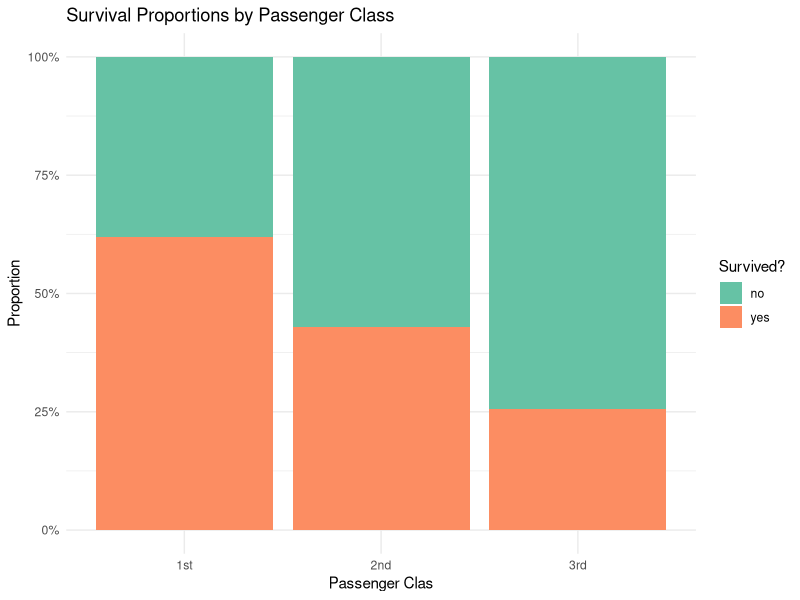
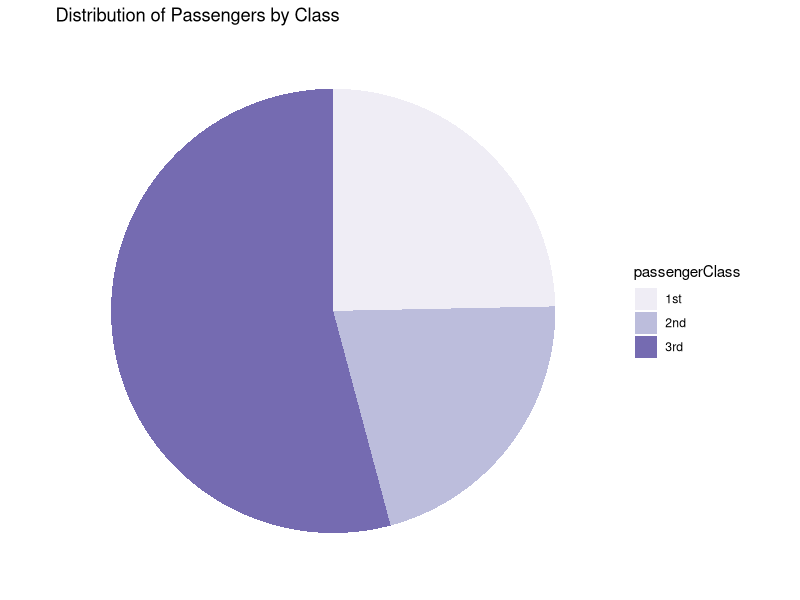

The R script that drew these images, in order:
## ---- chunk 1
# Part 1.
# 1. Install the Package 'car.'

install.packages('car')
## ---- chunk 2
library(tidyverse)
library(scales)
library(RColorBrewer)
library(car)
## ---- chunk 3
# 2-5
# Load the data ‘TitanicSurvival’. Convert to a tibble.
# Remove rows with NA in passengerClass or survived.
# Summarise the data by counting the numbers of people in passengerClass for each survived.

data("TitanicSurvival")

d <- TitanicSurvival |> 
  as_tibble() |>
  filter(!is.na(passengerClass), !is.na(survived))

df_q1_sum <- d |>
  count(passengerClass, survived)

df_q1_sum

## ---- chunk 4
# 6-9
# Create a stacked bar chart. Fill the bars with the palette ‘Set2’. Apply theme minimal.
# Convert the bars to proportions.
# Format the y‐axis as percent.
# Label axes and add a descriptive title.

ggplot(data = df_q1_sum, aes(x = passengerClass, y = n, fill = survived)) +
  geom_col(position = "fill") +
  scale_fill_brewer(palette = "Set2", name = "Survived?") +
  scale_y_continuous(labels = scales::percent) +
  labs(
    x = "Passenger Clas",
    y = "Proportion",
    title = "Survival Proportions by Passenger Class"
  ) +
  theme_minimal()

## ---- chunk 5
# Part 2.
# 1. Summarise the total counts for each passengerClass only.

df_q2_sum <- TitanicSurvival |> 
  as_tibble() |>
  filter(!is.na(passengerClass)) |>
  count(passengerClass)

df_q2_sum
## ---- chunk 6
# 2-4
# Make a pie chart that shows the proportions of passengerClass. Apply 'Purples' palette. Remove axis labels. Reverse the      ordering of the pie chart.
# Apply a minimal theme. Remove axis text, axis ticks, and the panel grid lines.

ggplot(df_q2_sum, aes(x = "", y = n, fill = passengerClass)) +
  geom_bar(stat = "identity", width = 1) +
  coord_polar(theta = "y") +
  scale_y_reverse() +
  scale_fill_brewer(palette = "Purples") +
  labs(
    x = NULL,
    y = NULL,
    title = "Distribution of Passengers by Class") +
  theme_minimal() +
  theme(
    axis.text = element_blank(),
    axis.ticks = element_blank(),
    panel.grid = element_blank()
  )
